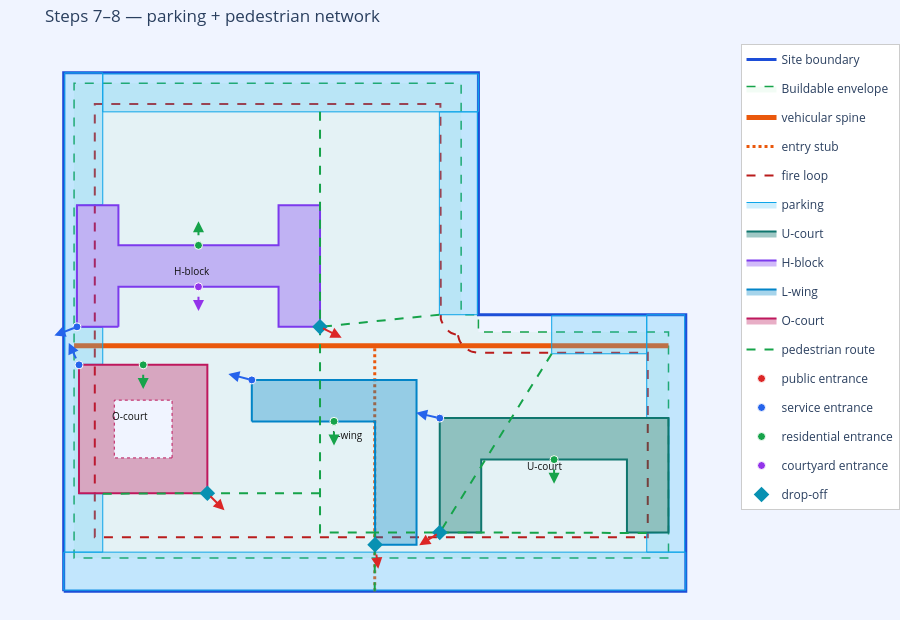

Notebook code cell kept with this figure:
### Markdown cell above
## Steps 7–8 — parking that serves destinations + pedestrian desire lines

Parking (light blue) is allocated to the frontage and connected by pedestrian
routes (dashed green) that run entry→door and parking→door while **treating
parking as an obstacle** — street → site → parking → path → entrance.

### Code cell
fig = new_fig('Steps 7–8 — parking + pedestrian network', SITEB, BLD)
draw_spine(fig, rep['spine'])
draw_parking(fig, rep['parking'])
draw_buildings(fig, rep['buildings'])
draw_pedestrian(fig, rep['pedestrian_circulation'])
draw_entrances(fig, rep['entrances'])
draw_dropoffs(fig, rep['dropoffs'])
fig.show()
print('parking   :', rep['parking']['summary'])
print('pedestrian:', rep['pedestrian_circulation']['summary'])
print('parking integration:')
for z in rep['parking_integration']['zones']:
    print(f"  {z['zone_id']}: {z['sequence']}")

### Figure 1 — Plotly figure (JSON) as saved in the notebook; plotly's stock layout.template omitted (floating-point values rounded to 4 significant figures)
{"data": [{"hoverinfo": "skip", "line": {"color": "#1d4ed8", "width": 3}, "mode": "lines", "name": "Site boundary", "type": "scatter", "x": [0, 180, 180, 120, 120, 0, 0], "y": [0, 0, 80, 80, 150, 150, 0]}, {"fill": "toself", "fillcolor": "rgba(34,197,94,0.06)", "hoverinfo": "skip", "line": {"color": "#16a34a", "dash": "dash", "width": 1.5}, "mode": "lines", "name": "Buildable envelope", "type": "scatter", "x": [175.0, 3.0, 3.0, 115.0, 115.0, 120.0, 120.0, 175.0, 175.0, 175.0], "y": [9.6, 9.6, 147.0, 147.0, 80.0, 80.0, 75.0, 75.0, 9.6, 9.6]}, {"hoverinfo": "skip", "line": {"color": "#ea580c", "width": 5}, "mode": "lines", "name": "vehicular spine", "type": "scatter", "x": [3.0, 175.0], "y": [70.99, 70.99]}, {"hoverinfo": "skip", "line": {"color": "#ea580c", "dash": "dot", "width": 3}, "mode": "lines", "name": "entry stub", "type": "scatter", "x": [90.0, 90.0], "y": [0.0, 70.99]}, {"hoverinfo": "skip", "line": {"color": "#b91c1c", "dash": "dash", "width": 2}, "mode": "lines", "name": "fire loop", "type": "scatter", "x": [114.1, 114.1, 114.3, 114.5, 114.7, 115.0, 115.4, 115.8, 116.2, 116.7, 117.2, 117.7, 118.3, 118.8, 119.4, 120.0, 169.0, 169.0, 9.0, 9.0, 109.0, 109.0, 109.0, 109.1, 109.3, 109.5, 109.7, 110.0, 110.4, 110.8, 111.2, 111.7, 112.2, 112.7, 113.3, 113.8, 114.1, 114.1], "y": [74.08, 73.83, 73.26, 72.7, 72.17, 71.67, 71.19, 70.76, 70.36, 70.01, 69.71, 69.46, 69.26, 69.12, 69.03, 69.0, 69.0, 15.6, 15.6, 141.0, 141.0, 80.0, 79.41, 78.83, 78.26, 77.7, 77.17, 76.67, 76.19, 75.76, 75.36, 75.01, 74.71, 74.46, 74.26, 74.12, 74.08, 74.08]}, {"fill": "toself", "fillcolor": "rgba(56,189,248,0.25)", "hoverinfo": "skip", "legendgroup": "park", "line": {"color": "#0ea5e9", "width": 1}, "mode": "lines", "name": "parking", "showlegend": true, "type": "scatter", "x": [180.0, 180.0, 0.0, 0.0, 180.0, 180.0], "y": [11.3, 0.3, 0.3, 11.3, 11.3, 11.3]}, {"fill": "toself", "fillcolor": "rgba(56,189,248,0.25)", "hoverinfo": "skip", "legendgroup": "park", "line": {"color": "#0ea5e9", "width": 1}, "mode": "lines", "name": "parking", "showlegend": false, "type": "scatter", "x": [11.3, 3.833, 3.818, 3.804, 3.789, 3.776, 3.762, 3.75, 3.738, 3.727, 3.717, 3.708, 3.701, 3.694, 3.689, 3.686, 3.684, 3.683, 3.683, 3.684, 3.686, 3.689, 3.694, 3.701, 3.708, 3.717, 3.727, 3.738, 3.75, 3.762, 3.776, 3.789, 3.804, 3.818, 3.833, 11.3, 11.3, 4.43, 4.415, 4.401, 4.386, 4.373, 4.359, 4.347, 4.335, 4.324, 4.314, 4.305, 4.298, 4.291, 4.287, 4.283, 4.281, 4.28, 4.28, 4.281, 4.283, 4.287, 4.291, 4.298, 4.305, 4.314, 4.324, 4.335, 4.347, 4.359, 4.373, 4.386, 4.401, 4.415, 4.43, 11.3, 11.3, 0.3, 0.3, 11.3, 11.3, 11.3], "y": [111.8, 111.8, 111.8, 111.8, 111.8, 111.8, 111.8, 111.8, 111.8, 111.8, 111.8, 111.7, 111.7, 111.7, 111.7, 111.7, 111.7, 111.7, 76.49, 76.48, 76.46, 76.45, 76.44, 76.42, 76.41, 76.4, 76.39, 76.38, 76.37, 76.36, 76.36, 76.35, 76.35, 76.34, 76.34, 76.34, 65.64, 65.64, 65.64, 65.64, 65.64, 65.63, 65.63, 65.62, 65.61, 65.6, 65.59, 65.58, 65.56, 65.55, 65.54, 65.52, 65.51, 65.49, 28.36, 28.34, 28.33, 28.31, 28.3, 28.28, 28.27, 28.26, 28.25, 28.24, 28.23, 28.22, 28.22, 28.21, 28.21, 28.21, 28.2, 28.2, 11.3, 11.3, 150.0, 150.0, 111.8, 111.8]}, {"fill": "toself", "fillcolor": "rgba(56,189,248,0.25)", "hoverinfo": "skip", "legendgroup": "park", "line": {"color": "#0ea5e9", "width": 1}, "mode": "lines", "name": "parking", "showlegend": false, "type": "scatter", "x": [11.3, 11.3, 120.0, 120.0, 11.3, 11.3], "y": [138.7, 149.7, 149.7, 138.7, 138.7, 138.7]}, {"fill": "toself", "fillcolor": "rgba(56,189,248,0.25)", "hoverinfo": "skip", "legendgroup": "park", "line": {"color": "#0ea5e9", "width": 1}, "mode": "lines", "name": "parking", "showlegend": false, "type": "scatter", "x": [168.7, 175.0, 175.0, 175.0, 175.0, 175.0, 175.0, 175.1, 175.1, 175.1, 175.1, 175.1, 175.1, 175.1, 175.1, 175.1, 175.1, 175.1, 175.1, 175.1, 175.1, 175.1, 175.1, 175.1, 175.1, 175.1, 175.1, 175.1, 175.1, 175.0, 175.0, 175.0, 175.0, 175.0, 175.0, 168.7, 168.7, 179.7, 179.7, 168.7, 168.7, 168.7], "y": [16.85, 16.85, 16.85, 16.85, 16.85, 16.86, 16.86, 16.87, 16.88, 16.89, 16.9, 16.91, 16.93, 16.94, 16.95, 16.97, 16.98, 17.0, 50.08, 50.09, 50.11, 50.12, 50.14, 50.15, 50.16, 50.18, 50.19, 50.2, 50.2, 50.21, 50.22, 50.22, 50.23, 50.23, 50.23, 50.23, 80.0, 80.0, 11.3, 11.3, 16.85, 16.85]}, {"fill": "toself", "fillcolor": "rgba(56,189,248,0.25)", "hoverinfo": "skip", "legendgroup": "park", "line": {"color": "#0ea5e9", "width": 1}, "mode": "lines", "name": "parking", "showlegend": false, "type": "scatter", "x": [108.7, 119.7, 119.7, 108.7, 108.7, 108.7], "y": [138.7, 138.7, 80.0, 80.0, 138.7, 138.7]}, {"fill": "toself", "fillcolor": "rgba(56,189,248,0.25)", "hoverinfo": "skip", "legendgroup": "park", "line": {"color": "#0ea5e9", "width": 1}, "mode": "lines", "name": "parking", "showlegend": false, "type": "scatter", "x": [168.7, 141.2, 141.2, 168.7, 168.7, 168.7], "y": [68.7, 68.7, 79.7, 79.7, 68.7, 68.7]}, {"fill": "toself", "fillcolor": "rgba(15,118,110,0.40)", "hoverinfo": "text", "line": {"color": "rgba(15,118,110,1)", "width": 2}, "mode": "lines", "name": "U-court", "text": "Attached to the perimeter loop at ~138 m, right side, long facade to circulation so the public entrance faces arrival; 43.6 m to nearest building, fully inside the buildable envelope, clear of the corridor.", "type": "scatter", "x": [108.8, 120.8, 163.0, 175.0, 175.0, 175.0, 163.0, 163.0, 120.8, 120.8, 108.8, 108.8, 108.8, 108.8], "y": [50.08, 50.08, 50.08, 50.08, 38.08, 17.0, 17.0, 38.08, 38.08, 17.0, 17.0, 38.08, 50.08, 50.08]}, {"fill": "toself", "fillcolor": "rgba(124,58,237,0.35)", "hoverinfo": "text", "line": {"color": "rgba(124,58,237,1)", "width": 2}, "mode": "lines", "name": "H-block", "text": "Attached to the central spine at ~36 m, left side, long facade to circulation so the public entrance faces arrival; clear of all neighbours, fully inside the buildable envelope, clear of the corridor.", "type": "scatter", "x": [15.83, 3.833, 3.833, 15.83, 15.83, 62.17, 62.17, 74.17, 74.17, 62.17, 62.17, 15.83, 15.83, 15.83], "y": [76.49, 76.49, 111.7, 111.7, 100.1, 100.1, 111.7, 111.7, 76.49, 76.49, 88.08, 88.08, 76.49, 76.49]}, {"fill": "toself", "fillcolor": "rgba(2,132,199,0.35)", "hoverinfo": "text", "line": {"color": "rgba(2,132,199,1)", "width": 2}, "mode": "lines", "name": "L-wing", "text": "Attached to the perimeter loop at ~194 m, right side, long facade to circulation so the public entrance faces arrival; 6.7 m to nearest building, fully inside the buildable envelope, clear of the corridor.", "type": "scatter", "x": [54.43, 54.43, 90.1, 102.1, 102.1, 102.1, 90.1, 90.1, 54.43, 54.43], "y": [49.13, 61.13, 61.13, 61.13, 49.13, 13.47, 13.47, 49.13, 49.13, 49.13]}, {"fill": "toself", "fillcolor": "rgba(190,24,93,0.35)", "hoverinfo": "text", "line": {"color": "rgba(190,24,93,1)", "width": 2}, "mode": "lines", "name": "O-court", "text": "Attached to the central spine at ~20 m, right side, long facade to circulation so the public entrance faces arrival; 11.0 m to nearest building, fully inside the buildable envelope, clear of the corridor.", "type": "scatter", "x": [4.43, 41.57, 41.57, 4.43, 4.43, 4.43], "y": [65.49, 65.49, 28.36, 28.36, 65.49, 65.49]}, {"fill": "toself", "fillcolor": "#f0f4ff", "hoverinfo": "skip", "line": {"color": "rgba(190,24,93,1)", "dash": "dot", "width": 1}, "mode": "lines", "showlegend": false, "type": "scatter", "x": [31.36, 31.36, 14.64, 14.64, 31.36, 31.36], "y": [38.57, 55.28, 55.28, 38.57, 38.57, 38.57]}, {"hoverinfo": "skip", "legendgroup": "ped", "line": {"color": "#16a34a", "dash": "dash", "width": 2}, "mode": "lines", "name": "pedestrian route", "showlegend": true, "type": "scatter", "x": [90.0, 90.0, 108.8], "y": [0.0, 17.0, 17.0]}, {"hoverinfo": "skip", "legendgroup": "ped", "line": {"color": "#16a34a", "dash": "dash", "width": 2}, "mode": "lines", "name": "pedestrian route", "showlegend": false, "type": "scatter", "x": [90.0, 74.17, 74.17], "y": [17.0, 17.0, 76.49]}, {"hoverinfo": "skip", "legendgroup": "ped", "line": {"color": "#16a34a", "dash": "dash", "width": 2}, "mode": "lines", "name": "pedestrian route", "showlegend": false, "type": "scatter", "x": [90.0, 90.1], "y": [13.47, 13.47]}, {"hoverinfo": "skip", "legendgroup": "ped", "line": {"color": "#16a34a", "dash": "dash", "width": 2}, "mode": "lines", "name": "pedestrian route", "showlegend": false, "type": "scatter", "x": [74.17, 41.57], "y": [28.36, 28.36]}, {"hoverinfo": "skip", "legendgroup": "ped", "line": {"color": "#16a34a", "dash": "dash", "width": 2}, "mode": "lines", "name": "pedestrian route", "showlegend": false, "type": "scatter", "x": [90.1, 90.1], "y": [11.3, 13.47]}, {"hoverinfo": "skip", "legendgroup": "ped", "line": {"color": "#16a34a", "dash": "dash", "width": 2}, "mode": "lines", "name": "pedestrian route", "showlegend": false, "type": "scatter", "x": [11.3, 41.57], "y": [28.2, 28.36]}, {"hoverinfo": "skip", "legendgroup": "ped", "line": {"color": "#16a34a", "dash": "dash", "width": 2}, "mode": "lines", "name": "pedestrian route", "showlegend": false, "type": "scatter", "x": [74.17, 74.17], "y": [138.7, 76.49]}, {"hoverinfo": "skip", "legendgroup": "ped", "line": {"color": "#16a34a", "dash": "dash", "width": 2}, "mode": "lines", "name": "pedestrian route", "showlegend": false, "type": "scatter", "x": [168.7, 108.8], "y": [16.85, 17.0]}, {"hoverinfo": "skip", "legendgroup": "ped", "line": {"color": "#16a34a", "dash": "dash", "width": 2}, "mode": "lines", "name": "pedestrian route", "showlegend": false, "type": "scatter", "x": [108.7, 74.17], "y": [80.0, 76.49]}, {"hoverinfo": "skip", "legendgroup": "ped", "line": {"color": "#16a34a", "dash": "dash", "width": 2}, "mode": "lines", "name": "pedestrian route", "showlegend": false, "type": "scatter", "x": [141.2, 108.8], "y": [68.7, 17.0]}, {"hoverinfo": "text", "legendgroup": "public", "marker": {"color": "#dc2626", "line": {"color": "white", "width": 1}, "size": 8}, "mode": "markers", "name": "public entrance", "showlegend": true, "text": "Main entrance on the facade facing the internal circulation / main arrival route — direct and visible from where people arrive.", "type": "scatter", "x": [108.8], "y": [17.0]}, {"hoverinfo": "text", "legendgroup": "service", "marker": {"color": "#2563eb", "line": {"color": "white", "width": 1}, "size": 8}, "mode": "markers", "name": "service entrance", "showlegend": true, "text": "Service / loading entrance on a quieter facade facing the secondary site entry, keeping public traffic away from servicing.", "type": "scatter", "x": [108.8], "y": [50.08]}, {"hoverinfo": "text", "legendgroup": "residential", "marker": {"color": "#16a34a", "line": {"color": "white", "width": 1}, "size": 8}, "mode": "markers", "name": "residential entrance", "showlegend": true, "text": "Quiet residential entrance opening onto the building's courtyard.", "type": "scatter", "x": [141.9], "y": [38.08]}, {"hoverinfo": "text", "legendgroup": "public", "marker": {"color": "#dc2626", "line": {"color": "white", "width": 1}, "size": 8}, "mode": "markers", "name": "public entrance", "showlegend": false, "text": "Main entrance on the facade facing the internal circulation / main arrival route — direct and visible from where people arrive.", "type": "scatter", "x": [74.17], "y": [76.49]}, {"hoverinfo": "text", "legendgroup": "service", "marker": {"color": "#2563eb", "line": {"color": "white", "width": 1}, "size": 8}, "mode": "markers", "name": "service entrance", "showlegend": false, "text": "Service / loading entrance on a quieter facade facing the secondary site entry, keeping public traffic away from servicing.", "type": "scatter", "x": [3.833], "y": [76.49]}, {"hoverinfo": "text", "legendgroup": "residential", "marker": {"color": "#16a34a", "line": {"color": "white", "width": 1}, "size": 8}, "mode": "markers", "name": "residential entrance", "showlegend": false, "text": "Quiet residential entrance opening onto the building's courtyard.", "type": "scatter", "x": [39.0], "y": [100.1]}, {"hoverinfo": "text", "legendgroup": "courtyard", "marker": {"color": "#9333ea", "line": {"color": "white", "width": 1}, "size": 8}, "mode": "markers", "name": "courtyard entrance", "showlegend": true, "text": "Courtyard entrance on the inner facade serving the enclosed / open court.", "type": "scatter", "x": [39.0], "y": [88.08]}, {"hoverinfo": "text", "legendgroup": "public", "marker": {"color": "#dc2626", "line": {"color": "white", "width": 1}, "size": 8}, "mode": "markers", "name": "public entrance", "showlegend": false, "text": "Main entrance on the facade facing the internal circulation / main arrival route — direct and visible from where people arrive.", "type": "scatter", "x": [90.1], "y": [13.47]}, {"hoverinfo": "text", "legendgroup": "service", "marker": {"color": "#2563eb", "line": {"color": "white", "width": 1}, "size": 8}, "mode": "markers", "name": "service entrance", "showlegend": false, "text": "Service / loading entrance on a quieter facade facing the secondary site entry, keeping public traffic away from servicing.", "type": "scatter", "x": [54.43], "y": [61.13]}, {"hoverinfo": "text", "legendgroup": "residential", "marker": {"color": "#16a34a", "line": {"color": "white", "width": 1}, "size": 8}, "mode": "markers", "name": "residential entrance", "showlegend": false, "text": "Quiet residential entrance opening onto the building's courtyard.", "type": "scatter", "x": [78.21], "y": [49.13]}, {"hoverinfo": "text", "legendgroup": "public", "marker": {"color": "#dc2626", "line": {"color": "white", "width": 1}, "size": 8}, "mode": "markers", "name": "public entrance", "showlegend": false, "text": "Main entrance on the facade facing the internal circulation / main arrival route — direct and visible from where people arrive.", "type": "scatter", "x": [41.57], "y": [28.36]}, {"hoverinfo": "text", "legendgroup": "service", "marker": {"color": "#2563eb", "line": {"color": "white", "width": 1}, "size": 8}, "mode": "markers", "name": "service entrance", "showlegend": false, "text": "Service / loading entrance on a quieter facade facing the secondary site entry, keeping public traffic away from servicing.", "type": "scatter", "x": [4.43], "y": [65.49]}, {"hoverinfo": "text", "legendgroup": "residential", "marker": {"color": "#16a34a", "line": {"color": "white", "width": 1}, "size": 8}, "mode": "markers", "name": "residential entrance", "showlegend": false, "text": "Quiet residential entrance opening onto the building's courtyard.", "type": "scatter", "x": [23.0], "y": [65.49]}, {"hoverinfo": "skip", "line": {"color": "#0891b2", "dash": "dot", "width": 1}, "mode": "lines", "showlegend": false, "type": "scatter", "x": [108.8, 108.8], "y": [17.0, 17.0]}, {"hoverinfo": "text", "marker": {"color": "#0891b2", "size": 12, "symbol": "diamond"}, "mode": "markers", "name": "drop-off", "showlegend": true, "text": "On the road 0.0 m from the B1 public entrance — adjacent, within walking distance, not blocking the corridor.", "type": "scatter", "x": [108.8], "y": [17.0]}, {"hoverinfo": "skip", "line": {"color": "#0891b2", "dash": "dot", "width": 1}, "mode": "lines", "showlegend": false, "type": "scatter", "x": [74.17, 74.17], "y": [76.49, 76.49]}, {"hoverinfo": "text", "marker": {"color": "#0891b2", "size": 12, "symbol": "diamond"}, "mode": "markers", "name": "drop-off", "showlegend": false, "text": "On the road 0.0 m from the B2 public entrance — adjacent, within walking distance, not blocking the corridor.", "type": "scatter", "x": [74.17], "y": [76.49]}, {"hoverinfo": "skip", "line": {"color": "#0891b2", "dash": "dot", "width": 1}, "mode": "lines", "showlegend": false, "type": "scatter", "x": [90.1, 90.1], "y": [13.47, 13.47]}, {"hoverinfo": "text", "marker": {"color": "#0891b2", "size": 12, "symbol": "diamond"}, "mode": "markers", "name": "drop-off", "showlegend": false, "text": "On the road 0.0 m from the B3 public entrance — adjacent, within walking distance, not blocking the corridor.", "type": "scatter", "x": [90.1], "y": [13.47]}, {"hoverinfo": "skip", "line": {"color": "#0891b2", "dash": "dot", "width": 1}, "mode": "lines", "showlegend": false, "type": "scatter", "x": [41.57, 41.57], "y": [28.36, 28.36]}, {"hoverinfo": "text", "marker": {"color": "#0891b2", "size": 12, "symbol": "diamond"}, "mode": "markers", "name": "drop-off", "showlegend": false, "text": "On the road 0.0 m from the B4 public entrance — adjacent, within walking distance, not blocking the corridor.", "type": "scatter", "x": [41.57], "y": [28.36]}], "layout": {"annotations": [{"font": {"color": "#111", "size": 10}, "showarrow": false, "text": "U-court", "x": 139.4, "y": 36.21}, {"font": {"color": "#111", "size": 10}, "showarrow": false, "text": "H-block", "x": 37.22, "y": 92.72}, {"font": {"color": "#111", "size": 10}, "showarrow": false, "text": "L-wing", "x": 82.21, "y": 45.21}, {"font": {"color": "#111", "size": 10}, "showarrow": false, "text": "O-court", "x": 19.29, "y": 50.64}, {"arrowcolor": "#dc2626", "arrowhead": 2, "arrowsize": 1.1, "arrowwidth": 2, "ax": 108.8, "axref": "x", "ay": 17.0, "ayref": "y", "showarrow": true, "x": 102.9, "xref": "x", "y": 13.29, "yref": "y"}, {"arrowcolor": "#2563eb", "arrowhead": 2, "arrowsize": 1.1, "arrowwidth": 2, "ax": 108.8, "axref": "x", "ay": 50.08, "ayref": "y", "showarrow": true, "x": 102.0, "xref": "x", "y": 51.64, "yref": "y"}, {"arrowcolor": "#16a34a", "arrowhead": 2, "arrowsize": 1.1, "arrowwidth": 2, "ax": 141.9, "axref": "x", "ay": 38.08, "ayref": "y", "showarrow": true, "x": 141.9, "xref": "x", "y": 31.08, "yref": "y"}, {"arrowcolor": "#dc2626", "arrowhead": 2, "arrowsize": 1.1, "arrowwidth": 2, "ax": 74.17, "axref": "x", "ay": 76.49, "ayref": "y", "showarrow": true, "x": 80.43, "xref": "x", "y": 73.36, "yref": "y"}, {"arrowcolor": "#2563eb", "arrowhead": 2, "arrowsize": 1.1, "arrowwidth": 2, "ax": 3.833, "axref": "x", "ay": 76.49, "ayref": "y", "showarrow": true, "x": -2.689, "xref": "x", "y": 73.95, "yref": "y"}, {"arrowcolor": "#16a34a", "arrowhead": 2, "arrowsize": 1.1, "arrowwidth": 2, "ax": 39.0, "axref": "x", "ay": 100.1, "ayref": "y", "showarrow": true, "x": 39.0, "xref": "x", "y": 107.1, "yref": "y"}, {"arrowcolor": "#9333ea", "arrowhead": 2, "arrowsize": 1.1, "arrowwidth": 2, "ax": 39.0, "axref": "x", "ay": 88.08, "ayref": "y", "showarrow": true, "x": 39.0, "xref": "x", "y": 81.08, "yref": "y"}, {"arrowcolor": "#dc2626", "arrowhead": 2, "arrowsize": 1.1, "arrowwidth": 2, "ax": 90.1, "axref": "x", "ay": 13.47, "ayref": "y", "showarrow": true, "x": 91.02, "xref": "x", "y": 6.529, "yref": "y"}, {"arrowcolor": "#2563eb", "arrowhead": 2, "arrowsize": 1.1, "arrowwidth": 2, "ax": 54.43, "axref": "x", "ay": 61.13, "ayref": "y", "showarrow": true, "x": 47.65, "xref": "x", "y": 62.86, "yref": "y"}, {"arrowcolor": "#16a34a", "arrowhead": 2, "arrowsize": 1.1, "arrowwidth": 2, "ax": 78.21, "axref": "x", "ay": 49.13, "ayref": "y", "showarrow": true, "x": 78.21, "xref": "x", "y": 42.13, "yref": "y"}, {"arrowcolor": "#dc2626", "arrowhead": 2, "arrowsize": 1.1, "arrowwidth": 2, "ax": 41.57, "axref": "x", "ay": 28.36, "ayref": "y", "showarrow": true, "x": 46.52, "xref": "x", "y": 23.41, "yref": "y"}, {"arrowcolor": "#2563eb", "arrowhead": 2, "arrowsize": 1.1, "arrowwidth": 2, "ax": 4.43, "axref": "x", "ay": 65.49, "ayref": "y", "showarrow": true, "x": 1.473, "xref": "x", "y": 71.84, "yref": "y"}, {"arrowcolor": "#16a34a", "arrowhead": 2, "arrowsize": 1.1, "arrowwidth": 2, "ax": 23.0, "axref": "x", "ay": 65.49, "ayref": "y", "showarrow": true, "x": 23.0, "xref": "x", "y": 58.49, "yref": "y"}], "height": 620, "legend": {"bgcolor": "white", "bordercolor": "#ccc", "borderwidth": 1, "x": 1.02, "y": 1}, "margin": {"b": 0, "l": 0, "r": 0, "t": 44}, "paper_bgcolor": "#f0f4ff", "plot_bgcolor": "#f0f4ff", "title": {"text": "Steps 7–8 — parking + pedestrian network"}, "xaxis": {"visible": false}, "yaxis": {"scaleanchor": "x", "scaleratio": 1, "visible": false}}}
